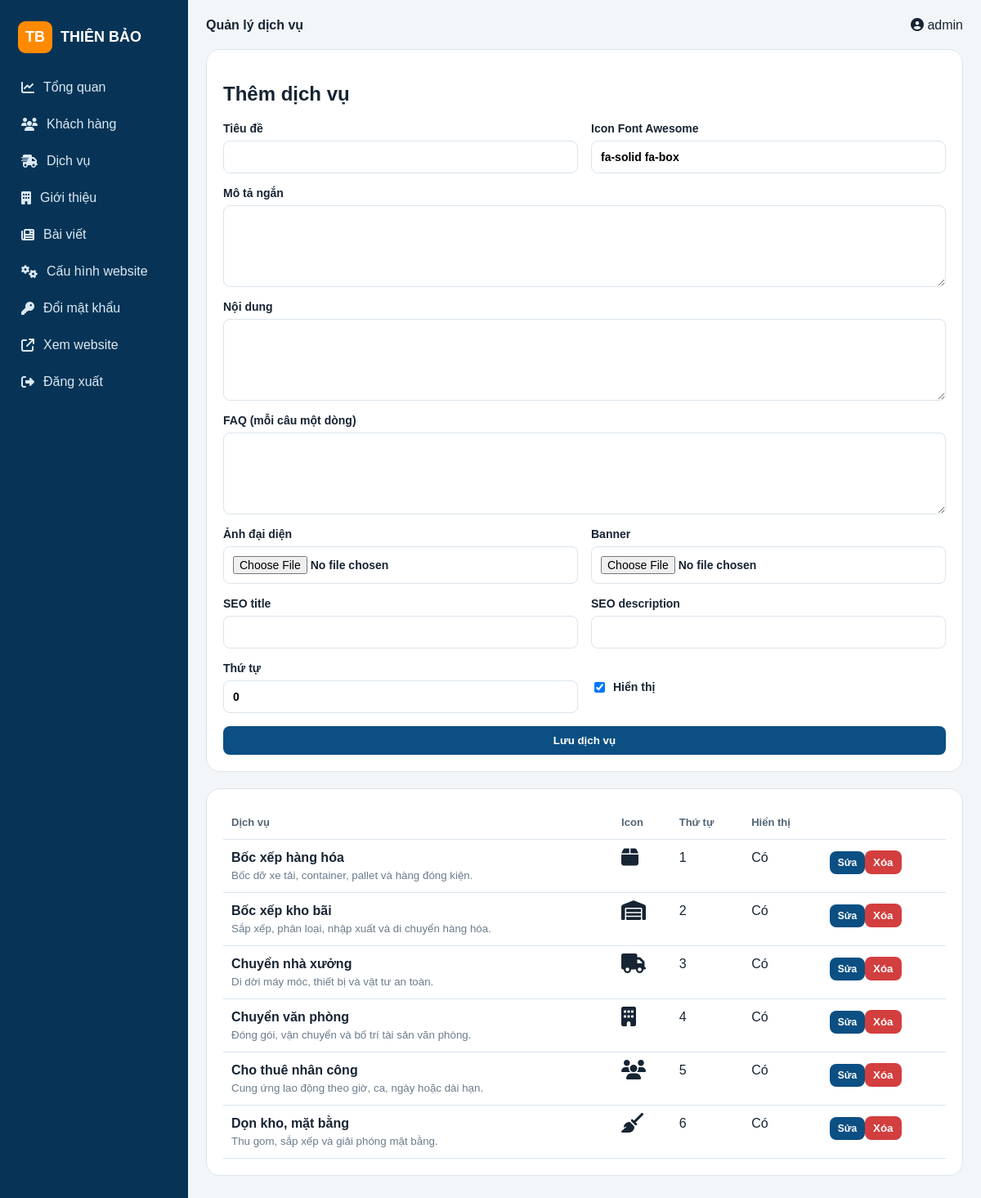
Page /admin/services (signed in) on the committed database.
### app.py (models this page shows)
class Service(db.Model):
    id=db.Column(db.Integer,primary_key=True); title=db.Column(db.String(160),nullable=False); slug=db.Column(db.String(180),unique=True,nullable=False)
    icon=db.Column(db.String(80),default='fa-solid fa-box'); short_description=db.Column(db.String(300),nullable=False); content=db.Column(db.Text)
    image=db.Column(db.String(255)); banner_image=db.Column(db.String(255)); faq=db.Column(db.Text); seo_title=db.Column(db.String(180)); seo_description=db.Column(db.String(320))
    is_active=db.Column(db.Boolean,default=True); sort_order=db.Column(db.Integer,default=0); created_at=db.Column(db.DateTime,default=datetime.utcnow)

### app.py (the view)
@app.route('/admin/services',methods=['GET','POST'])
@admin_required
def admin_services():
    if request.method=='POST':
        try: db.session.add(service_from_form()); db.session.commit(); flash('Đã thêm dịch vụ.','success')
        except Exception as e: db.session.rollback(); flash(f'Không thể thêm: {e}','error')
        return redirect(url_for('admin_services'))
    return render_template('admin/services.html',services=Service.query.order_by(Service.sort_order).all())

### app.py (called while the page is built)
def setting(key,default=''):
    row=SiteSetting.query.filter_by(key=key).first(); return row.value if row else DEFAULT_SETTINGS.get(key,default)

def csrf_token():
    if '_csrf' not in session: session['_csrf']=secrets.token_urlsafe(24)
    return session['_csrf']

def admin_required(fn):
    @wraps(fn)
    def wrap(*a,**k):
        if not session.get('admin_id'): return redirect(url_for('admin_login',next=request.path))
        return fn(*a,**k)
    return wrap

@app.context_processor
def globals_ctx():
    site={k:setting(k,v) for k,v in DEFAULT_SETTINGS.items()}
    site.update({'logo_image':setting('logo_image'),'favicon':setting('favicon'),'hero_image':setting('hero_image')})
    return {'site':site,'current_year':datetime.now().year,'csrf_token':csrf_token}

@app.before_request
def csrf_guard():
    if request.method=='POST': check_csrf()

### templates/admin/services.html (shortened to what this page needs)
{% extends 'admin/base.html' %}{% block heading %}Quản lý dịch vụ{% endblock %}{% block content %}<section class="panel"><h2>Thêm dịch vụ</h2>{% include 'admin/service_form.html' %}</section><section class="panel"><div class="table-wrap"><table><thead><tr><th>Dịch vụ</th><th>Icon</th><th>Thứ tự</th><th>Hiển thị</th><th></th></tr></thead><tbody>{% for s in services %}<tr><td><b>{{ s.title }}</b><small>{{ s.short_description }}</small></td><td><i class="{{ s.icon }} fa-xl"></i></td><td>{{ s.sort_order }}</td><td>{{ 'Có' if s.is_active else 'Không' }}</td><td><a class="button small" href="{{ url_for('admin_service_edit',id=s.id) }}">Sửa</a><form class="inline" method="post" action="{{ url_for('admin_service_delete',id=s.id) }}" onsubmit="return confirm('Xóa dịch vụ?')"><input type="hidden" name="_csrf" value="{{ csrf_token() }}"><button class="danger">Xóa</button></form></td></tr>{% endfor %}</tbody></table></div></section>{% endblock %}

### static/css/admin.css (style rules this page uses)
:root { --p:#0b4f83;--pd:#073456;--a:#ff8a00;--bg:#f3f6f9;--line:#dbe4ec;--text:#172433;--muted:#6b7c8d }
* { box-sizing:border-box }
body { margin:0;font-family:Arial,sans-serif;background:var(--bg);color:var(--text) }
.panel { background:#fff;border:1px solid var(--line);border-radius:17px;padding:20px;margin-bottom:20px }
.table-wrap { overflow:auto }
table { width:100%;border-collapse:collapse }
th,td { text-align:left;padding:13px 10px;border-bottom:1px solid var(--line);vertical-align:top }
th { font-size:13px;color:#526476 }
td small { display:block;color:var(--muted);margin-top:5px }
.button,button { border:0;background:var(--p);color:#fff;padding:10px 15px;border-radius:8px;text-decoration:none;cursor:pointer;font-weight:700 }
.button.small,button.small { padding:7px 10px;font-size:12px }
.danger { background:#d33e3e;padding:7px 10px }
.inline { display:inline }

### rows in the picture
Service: title "Bốc xếp hàng hóa", short_description "Bốc dỡ xe tải, container, pallet và hàng đóng kiện.", sort_order "1", is_active "Có"
Service: title "Bốc xếp kho bãi", short_description "Sắp xếp, phân loại, nhập xuất và di chuyển hàng hóa.", sort_order "2", is_active "Có"
Service: title "Chuyển nhà xưởng", short_description "Di dời máy móc, thiết bị và vật tư an toàn.", sort_order "3", is_active "Có"
Service: title "Chuyển văn phòng", short_description "Đóng gói, vận chuyển và bố trí tài sản văn phòng.", sort_order "4", is_active "Có"
Service: title "Cho thuê nhân công", short_description "Cung ứng lao động theo giờ, ca, ngày hoặc dài hạn.", sort_order "5", is_active "Có"
Service: title "Dọn kho, mặt bằng", short_description "Thu gom, sắp xếp và giải phóng mặt bằng.", sort_order "6", is_active "Có"

### other values in the picture
{{ session.admin_username }} "admin"
